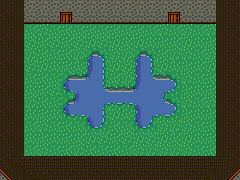

Below is a game level as drawn by its tile map, then a one-line description and the .tmx file that defines it, in full:
An orthogonal 20x15 tile map with 12x12 px tiles, 1 tile layer (Tile Layer 1).

<map version="1.9" tiledversion="1.9.1" orientation="orthogonal" renderorder="right-down" width="20" height="15" tilewidth="12" tileheight="12" infinite="0" nextlayerid="2" nextobjectid="1">
 <tileset firstgid="1" source="tileset.tsx" />
 <layer id="1" name="Tile Layer 1" width="20" height="15">
  <data encoding="csv">
175,175,178,178,178,178,178,178,178,178,178,178,178,178,178,178,178,178,194,194,
175,175,197,197,197,176,197,197,197,197,197,197,197,197,176,197,197,197,194,194,
175,175,108,53,108,52,52,52,108,108,108,52,52,53,108,53,52,53,194,194,
175,175,53,52,53,108,53,53,53,53,108,53,52,52,108,53,52,108,194,194,
175,175,53,52,52,52,53,18,19,53,53,18,19,108,53,53,52,53,194,194,
175,175,53,53,52,52,108,25,23,53,53,25,23,53,52,52,108,53,194,194,
175,175,52,108,52,18,43,44,23,108,53,25,42,43,19,53,108,108,194,194,
175,175,108,52,53,37,6,24,42,43,43,44,24,4,38,52,108,108,194,194,
175,175,53,108,108,18,44,24,4,5,5,6,24,42,19,53,108,53,194,194,
175,175,108,52,108,37,5,6,23,53,52,25,4,5,38,52,52,108,194,194,
175,175,52,53,52,108,52,37,38,52,108,37,38,53,53,53,52,108,194,194,
175,175,52,108,108,108,108,53,53,108,53,53,53,53,52,53,52,52,194,194,
175,175,52,53,52,52,53,52,108,52,52,53,53,53,53,53,52,52,194,194,
175,122,156,156,156,156,156,156,156,156,156,156,156,156,156,156,156,156,156,194,
141,175,122,122,156,156,156,156,156,156,156,156,156,156,156,156,156,119,175,138
</data>
 </layer>
</map>
